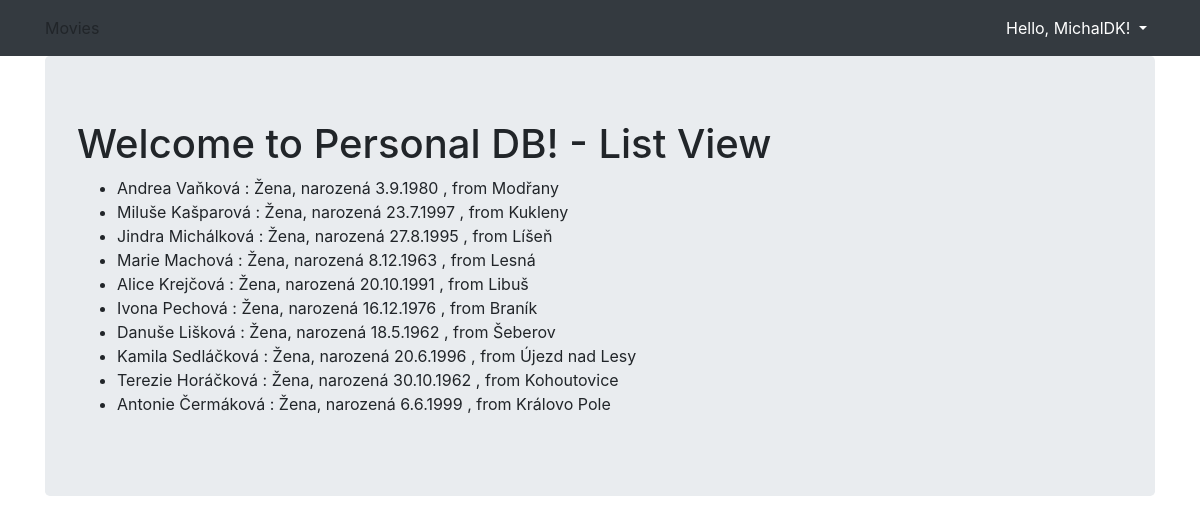
The page /list2/ (signed in) on the database its author committed.
### humaniser2/models.py (models this page shows, shortened)
class Person(Model):
    firstname = CharField(max_length=30, default=None)
    surname = CharField(max_length=30, default=None)
    gender = BooleanField(default=None)
    birth_day = IntegerField(default=None, blank=True, null=True)
    birth_month = IntegerField(default=None, blank=True, null=True)
    birth_year = IntegerField(default=None, blank=True, null=True)
    city = CharField(max_length=50, default=None, blank=True, null=True)
    street = CharField(max_length=50, default=None, blank=True, null=True)
    house_no = IntegerField(default=None)
    plz = IntegerField(default=None)

### humaniser2/views.py (the view)
# urls.py: path('list2/', PeopleListView.as_view(), name='people_list2')
class PeopleListView(ListView):
  Person.objects.all().delete()
  n=requests.get('https://humaniser3.herokuapp.com/?sex=male&count=20&min=5&max=7')
  n=n.json()
  for x in range(len(n)):
    m = n[x]
    print(m)
    firstname = m.get("firstname")
    surname = m.get("surname")
    gender = m.get("gender")
    birth_day = m.get("day_of_birth")
    birth_month = m.get("month_of_birth")
    birth_year = m.get("year_of_birth")
    city = m.get("city")
    street = m.get("street")
    if street == "":
      street = city
    house_no = m.get("house_no")
    plz = m.get("plz")
    print(firstname, surname, gender, birth_day, birth_month, birth_year, city, street, house_no, plz)
    person_obj = Person(
      firstname=firstname,
      surname=surname,
      gender=gender,
      birth_day=birth_day,
      birth_month=birth_month,
      birth_year=birth_year,
      city=city,
      street=street,
      house_no=house_no,
      plz=plz)
    person_obj.save()
  template_name = 'person_list_2.html'
  model = Person

### humaniser2/templates/person_list_2.html
{% extends "base.html" %}
{% block content %}
  <h1>Welcome to Personal DB! - List View</h1>
  <ul>
    {% for human in object_list %}
      <li>
        {{human.firstname}} {{human.surname}} :
        {% if human.gender %}
        Žena, narozená
        {% else %}
        Muž, narozen
        {% endif %}
        {{human.birth_day}}.{{human.birth_month}}.{{human.birth_year}}
        , from {{human.city}}
      </li>
    {% endfor %}
  </ul>
{% endblock %}

### humaniser2/templates/base.html (shortened to what this page needs)
<html>
  <head>
    <link rel="stylesheet" href="https://stackpath.bootstrapcdn.com/bootstrap/4.2.1/css/bootstrap.min.css">
  </head>
  <body>
    <nav class="navbar navbar-expand-lg navbar-dark bg-dark">
      <div class="container fixed">
        <div class="collapse navbar-collapse" id="navbarNavAltMarkup">
          <div class="navbar-nav">
              Movies
          </div>
            <div class="navbar-nav ml-auto">
                  <div class="nav-item dropdown">
                    {% if user.is_authenticated %}
                      <a class="nav-link active dropdown-toggle" href="#" data-toggle="dropdown">
                        {% if user.first_name %}Hello, {{ user.first_name }}!
                        {% else %}Hello, {{ user.username }}!{% endif %}
                      </a>
                    {% else %}
                      <a class="nav-link active dropdown-toggle" href="#" data-toggle="dropdown">
                        You are not logged in.
                      </a>
                      <div class="dropdown-menu dropdown-menu-right">
                      </div>
                    {% endif %}
                  </div>
            </div>
        </div>
      </div>
    </nav>
    <div class="container">
      <div class="jumbotron">
          {% block content %}{% endblock %}
      </div>
    </div>
  </body>
</html>

### rows shown on the page
Person: firstname "Andrea", surname "Vaňková", gender "Žena, narozená", birth_day "3", birth_month "9", birth_year "1980", city "Modřany"
Person: firstname "Miluše", surname "Kašparová", gender "Žena, narozená", birth_day "23", birth_month "7", birth_year "1997", city "Kukleny"
Person: firstname "Jindra", surname "Michálková", gender "Žena, narozená", birth_day "27", birth_month "8", birth_year "1995", city "Líšeň"
Person: firstname "Marie", surname "Machová", gender "Žena, narozená", birth_day "8", birth_month "12", birth_year "1963", city "Lesná"
Person: firstname "Alice", surname "Krejčová", gender "Žena, narozená", birth_day "20", birth_month "10", birth_year "1991", city "Libuš"
Person: firstname "Ivona", surname "Pechová", gender "Žena, narozená", birth_day "16", birth_month "12", birth_year "1976", city "Braník"
Person: firstname "Danuše", surname "Lišková", gender "Žena, narozená", birth_day "18", birth_month "5", birth_year "1962", city "Šeberov"
Person: firstname "Kamila", surname "Sedláčková", gender "Žena, narozená", birth_day "20", birth_month "6", birth_year "1996", city "Újezd nad Lesy"
Person: firstname "Terezie", surname "Horáčková", gender "Žena, narozená", birth_day "30", birth_month "10", birth_year "1962", city "Kohoutovice"
Person: firstname "Antonie", surname "Čermáková", gender "Žena, narozená", birth_day "6", birth_month "6", birth_year "1999", city "Královo Pole"

### other values the page prints
{{ user.username }} "MichalDK"
